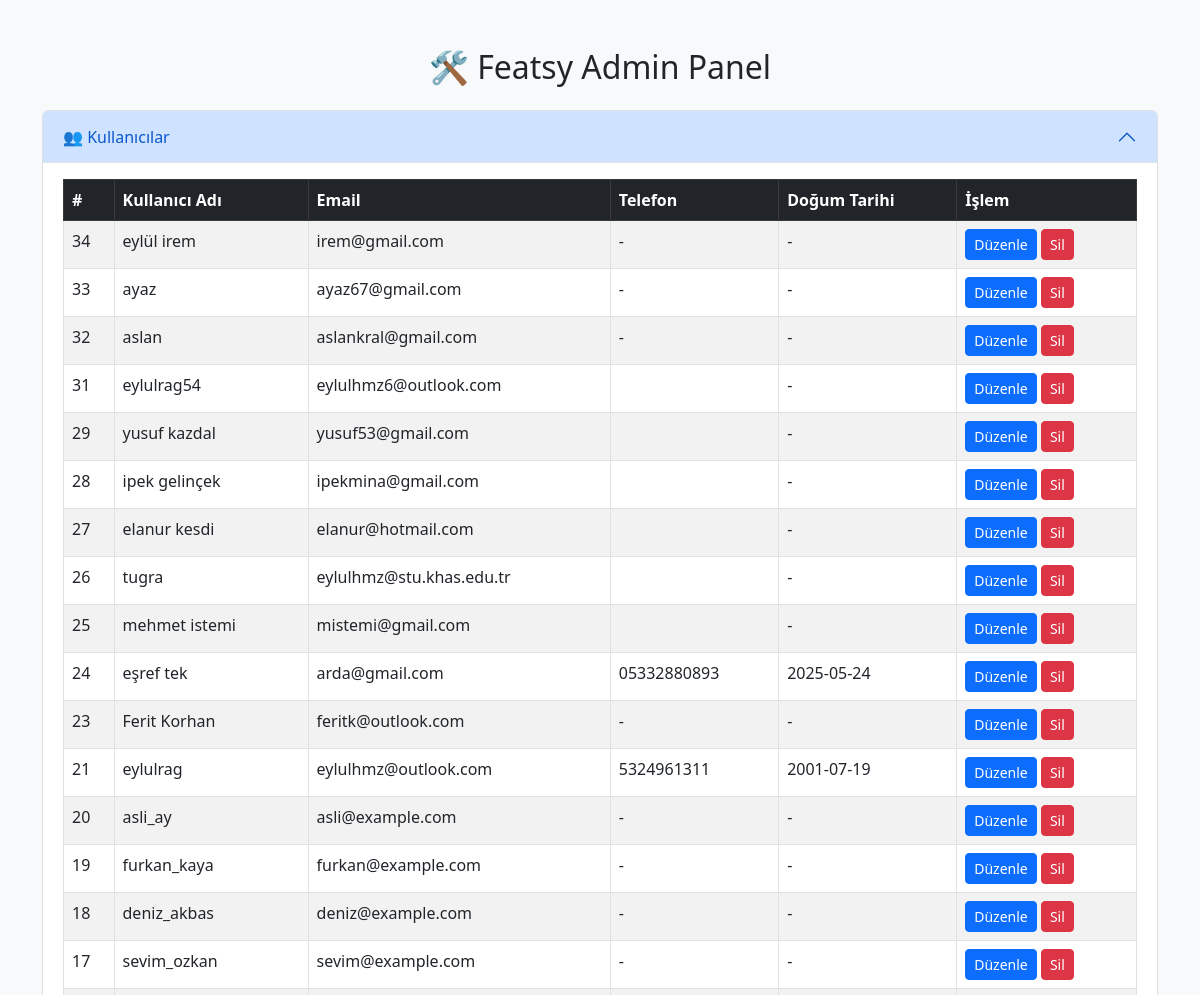
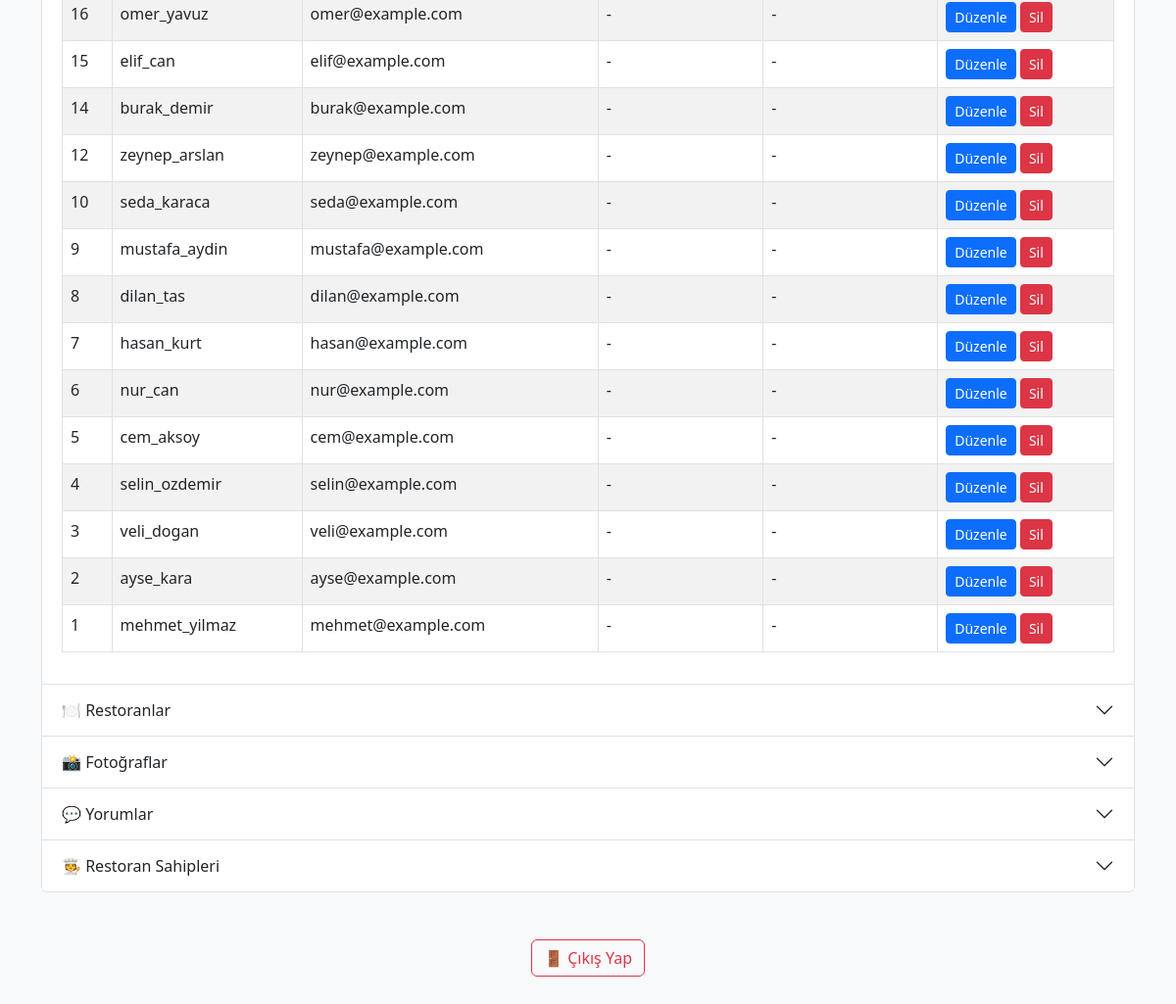
Screenshot of /admin_panel.php (signed in) with the database file from the repository (2 pictures, top to bottom).
### tables this page shows
CREATE TABLE `users` (
  `id` int(11) NOT NULL,
  `username` varchar(100) NOT NULL,
  `name` varchar(100) DEFAULT NULL,
  `surname` varchar(100) DEFAULT NULL,
  `mail` varchar(150) NOT NULL,
  `phone` varchar(20) DEFAULT NULL,
  `password` varchar(255) NOT NULL,
  `birth_date` date DEFAULT NULL,
  `profile_picture` varchar(255) DEFAULT NULL,
  `created_at` datetime DEFAULT current_timestamp(),
  `updated_at` datetime DEFAULT current_timestamp() ON UPDATE current_timestamp()
);

### db/functions.php (called while the page is built, shortened)
<?php
include 'db/config_db.php';
function get_all_users() {
    global $conn;
    $result = $conn->query("SELECT * FROM users ORDER BY id DESC");
    return $result->fetch_all(MYSQLI_ASSOC);
}

### admin_sectionsusers.php (the view)
<?php
include_once 'db/functions.php';
$users = get_all_users();
?>
<table class="table table-bordered table-striped">
    <thead class="table-dark">
        <tr>
            <th>#</th>
            <th>Kullanıcı Adı</th>
            <th>Email</th>
            <th>Telefon</th>
            <th>Doğum Tarihi</th>
            <th>İşlem</th>
        </tr>
    </thead>
    <tbody>
        <?php foreach ($users as $user): ?>
            <tr>
                <td><?= $user['id'] ?></td>
                <td><?= htmlspecialchars($user['username']) ?></td>
                <td><?= htmlspecialchars($user['mail']) ?></td>
                <td><?= htmlspecialchars($user['phone'] ?? '-') ?></td>
                <td><?= htmlspecialchars($user['birth_date'] ?? '-') ?></td>
                <td>
                    <a href="admin_user_edit.php?id=<?= $user['id'] ?>" class="btn btn-sm btn-primary">Düzenle</a>
                    <a href="admin_user_delete.php?id=<?= $user['id'] ?>" class="btn btn-sm btn-danger" onclick="return confirm('Silmek istediğine emin misin?')">Sil</a>
                </td>
            </tr>
        <?php endforeach; ?>
    </tbody>
</table>

### rows the page displays
users: id "34", username "eylül irem", mail "irem@gmail.com", phone "-", birth_date "-"
users: id "33", username "ayaz", mail "ayaz67@gmail.com", phone "-", birth_date "-"
users: id "32", username "aslan", mail "aslankral@gmail.com", phone "-", birth_date "-"
users: id "31", username "eylulrag54", mail "eylulhmz6@outlook.com", birth_date "-"
users: id "29", username "yusuf kazdal", mail "yusuf53@gmail.com", birth_date "-"
users: id "28", username "ipek gelinçek", mail "ipekmina@gmail.com", birth_date "-"
users: id "27", username "elanur kesdi", mail "elanur@hotmail.com", birth_date "-"
users: id "26", username "tugra", mail "eylulhmz@stu.khas.edu.tr", birth_date "-"
users: id "25", username "mehmet istemi", mail "mistemi@gmail.com", birth_date "-"
users: id "24", username "eşref tek", mail "arda@gmail.com", phone "05332880893", birth_date "2025-05-24"
users: id "23", username "Ferit Korhan", mail "feritk@outlook.com", phone "-", birth_date "-"
users: id "21", username "eylulrag", mail "eylulhmz@outlook.com", phone "5324961311", birth_date "2001-07-19"
users: id "20", username "asli_ay", mail "asli@example.com", phone "-", birth_date "-"
users: id "19", username "furkan_kaya", mail "furkan@example.com", phone "-", birth_date "-"
users: id "18", username "deniz_akbas", mail "deniz@example.com", phone "-", birth_date "-"
users: id "17", username "sevim_ozkan", mail "sevim@example.com", phone "-", birth_date "-"
users: id "16", username "omer_yavuz", mail "omer@example.com", phone "-", birth_date "-"
users: id "15", username "elif_can", mail "elif@example.com", phone "-", birth_date "-"
users: id "14", username "burak_demir", mail "burak@example.com", phone "-", birth_date "-"
users: id "12", username "zeynep_arslan", mail "zeynep@example.com", phone "-", birth_date "-"
users: id "10", username "seda_karaca", mail "seda@example.com", phone "-", birth_date "-"
users: id "9", username "mustafa_aydin", mail "mustafa@example.com", phone "-", birth_date "-"
users: id "8", username "dilan_tas", mail "dilan@example.com", phone "-", birth_date "-"
users: id "7", username "hasan_kurt", mail "hasan@example.com", phone "-", birth_date "-"
users: id "6", username "nur_can", mail "nur@example.com", phone "-", birth_date "-"
users: id "5", username "cem_aksoy", mail "cem@example.com", phone "-", birth_date "-"
users: id "4", username "selin_ozdemir", mail "selin@example.com", phone "-", birth_date "-"
users: id "3", username "veli_dogan", mail "veli@example.com", phone "-", birth_date "-"
users: id "2", username "ayse_kara", mail "ayse@example.com", phone "-", birth_date "-"
users: id "1", username "mehmet_yilmaz", mail "mehmet@example.com", phone "-", birth_date "-"
